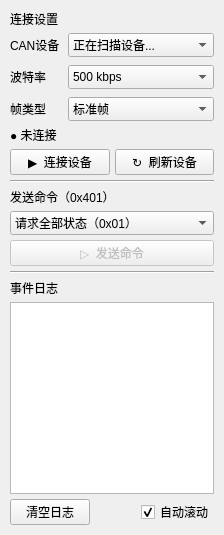
       <widget class="QFrame" name="frameSidebar">
        <property name="maximumSize">
         <size>
          <width>224</width>
          <height>16777215</height>
         </size>
        </property>
        <property name="minimumSize">
         <size>
          <width>224</width>
          <height>0</height>
         </size>
        </property>
        <layout class="QVBoxLayout" name="verticalLayoutSidebar">
         <property name="spacing">
          <number>5</number>
         </property>
         <property name="bottomMargin">
          <number>10</number>
         </property>
         <property name="rightMargin">
          <number>10</number>
         </property>
         <property name="topMargin">
          <number>10</number>
         </property>
         <property name="leftMargin">
          <number>10</number>
         </property>
         <item>
          <widget class="QLabel" name="labelConnectionTitle">
           <property name="text">
            <string>连接设置</string>
           </property>
           <property name="role" stdset="0">
            <string>sectionTitle</string>
           </property>
          </widget>
         </item>
         <item>
          <layout class="QFormLayout" name="formLayoutConnection">
           <property name="horizontalSpacing">
            <number>8</number>
           </property>
           <property name="verticalSpacing">
            <number>8</number>
           </property>
           <item row="0" column="0">
            <widget class="QLabel" name="labelCanDeviceTitle">
             <property name="text">
              <string>CAN设备</string>
             </property>
             <property name="role" stdset="0">
              <string>fieldLabel</string>
             </property>
            </widget>
           </item>
           <item row="0" column="1">
            <widget class="QComboBox" name="comboCanDevice">
             <property name="minimumContentsLength">
              <number>6</number>
             </property>
             <property name="sizeAdjustPolicy">
              <enum>QComboBox::AdjustToMinimumContentsLengthWithIcon</enum>
             </property>
             <item>
              <property name="text">
               <string>正在扫描设备...</string>
              </property>
             </item>
            </widget>
           </item>
           <item row="1" column="0">
            <widget class="QLabel" name="labelBitrateTitle">
             <property name="text">
              <string>波特率</string>
             </property>
             <property name="role" stdset="0">
              <string>fieldLabel</string>
             </property>
            </widget>
           </item>
           <item row="1" column="1">
            <widget class="QComboBox" name="comboBitrate">
             <property name="minimumContentsLength">
              <number>6</number>
             </property>
             <property name="sizeAdjustPolicy">
              <enum>QComboBox::AdjustToMinimumContentsLengthWithIcon</enum>
             </property>
             <item>
              <property name="text">
               <string>500 kbps</string>
              </property>
             </item>
             <item>
              <property name="text">
               <string>250 kbps</string>
              </property>
             </item>
            </widget>
           </item>
           <item row="2" column="0">
            <widget class="QLabel" name="labelFrameTypeTitle">
             <property name="text">
              <string>帧类型</string>
             </property>
             <property name="role" stdset="0">
              <string>fieldLabel</string>
             </property>
            </widget>
           </item>
           <item row="2" column="1">
            <widget class="QComboBox" name="comboFrameType">
             <property name="minimumContentsLength">
              <number>6</number>
             </property>
             <property name="sizeAdjustPolicy">
              <enum>QComboBox::AdjustToMinimumContentsLengthWithIcon</enum>
             </property>
             <item>
              <property name="text">
               <string>标准帧</string>
              </property>
             </item>
             <item>
              <property name="text">
               <string>扩展帧</string>
              </property>
             </item>
            </widget>
           </item>
          </layout>
         </item>
         <item>
          <widget class="QLabel" name="labelConnectionStatus">
           <property name="maximumSize">
            <size>
             <width>16777215</width>
             <height>42</height>
            </size>
           </property>
           <property name="wordWrap">
            <bool>true</bool>
           </property>
           <property name="text">
            <string>● 未连接</string>
           </property>
          </widget>
         </item>
         <item>
          <layout class="QHBoxLayout" name="horizontalLayoutConnectionButtons">
           <item>
            <widget class="QPushButton" name="buttonConnect">
             <property name="text">
              <string>▶  连接设备</string>
             </property>
            </widget>
           </item>
           <item>
            <widget class="QPushButton" name="buttonRefreshDevices">
             <property name="text">
              <string>↻  刷新设备</string>
             </property>
            </widget>
           </item>
          </layout>
         </item>
         <item>
          <widget class="Line" name="lineSidebar1">
           <property name="orientation">
            <enum>Qt::Orientation::Horizontal</enum>
           </property>
          </widget>
         </item>
         <item>
          <widget class="QLabel" name="labelCommandTitle">
           <property name="text">
            <string>发送命令（0x401）</string>
           </property>
           <property name="role" stdset="0">
            <string>sectionTitle</string>
           </property>
          </widget>
         </item>
         <item>
          <widget class="QComboBox" name="comboCommand">
           <property name="minimumContentsLength">
            <number>6</number>
           </property>
           <property name="sizeAdjustPolicy">
            <enum>QComboBox::AdjustToMinimumContentsLengthWithIcon</enum>
           </property>
           <item>
            <property name="text">
             <string>请求全部状态（0x01）</string>
            </property>
           </item>
           <item>
            <property name="text">
             <string>请求故障诊断（0x02）</string>
            </property>
           </item>
           <item>
            <property name="text">
             <string>请求均衡状态（0x03）</string>
            </property>
           </item>
          </widget>
         </item>
         <item>
          <widget class="QPushButton" name="buttonSendCommand">
           <property name="enabled">
            <bool>false</bool>
           </property>
           <property name="text">
            <string>▷  发送命令</string>
           </property>
          </widget>
         </item>
         <item>
          <widget class="Line" name="lineSidebar2">
           <property name="orientation">
            <enum>Qt::Orientation::Horizontal</enum>
           </property>
          </widget>
         </item>
         <item>
          <widget class="QLabel" name="labelLogTitle">
           <property name="text">
            <string>事件日志</string>
           </property>
           <property name="role" stdset="0">
            <string>sectionTitle</string>
           </property>
          </widget>
         </item>
         <item>
          <widget class="QPlainTextEdit" name="plainTextEditCommLog">
           <property name="lineWrapMode">
            <enum>QPlainTextEdit::WidgetWidth</enum>
           </property>
           <property name="readOnly">
            <bool>true</bool>
           </property>
           <property name="plainText">
            <string />
           </property>
          </widget>
         </item>
         <item>
          <layout class="QHBoxLayout" name="horizontalLayoutLogActions">
           <item>
            <widget class="QPushButton" name="buttonClearLog">
             <property name="text">
              <string>清空日志</string>
             </property>
            </widget>
           </item>
           <item>
            <spacer name="horizontalSpacerLog">
             <property name="orientation">
              <enum>Qt::Orientation::Horizontal</enum>
             </property>
             <property name="sizeHint" stdset="0">
              <size>
               <width>20</width>
               <height>20</height>
              </size>
             </property>
            </spacer>
           </item>
           <item>
            <widget class="QCheckBox" name="checkAutoScrollLog">
             <property name="text">
              <string>自动滚动</string>
             </property>
             <property name="checked">
              <bool>true</bool>
             </property>
            </widget>
           </item>
          </layout>
         </item>
        </layout>
       </widget>
